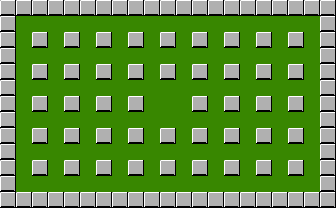

The image is a tile-based game level rendered from a .tmx file. Its description and complete source (layers, tilesets, objects, tile grids) follow:
An orthogonal 21x13 tile map with 16x16 px tiles, 2 tile layers (Grass, Walls), 2 tilesets and 49 objects (spawn-point, destructable-wall, balloon-enemy, lane-length-upgrade).

<map version="1.10" tiledversion="1.11.1-99-gec89c545" orientation="orthogonal" renderorder="right-down" width="21" height="13" tilewidth="16" tileheight="16" infinite="0" nextlayerid="8" nextobjectid="100">
 <tileset firstgid="1" name="Environment" tilewidth="16" tileheight="16" tilecount="322" columns="14">
  <image source="../sprites/spritesheet.png" width="224" height="383" />
 </tileset>
 <tileset firstgid="323" source="spritesheet_transparent.tsx" />
 <layer id="1" name="Grass" width="21" height="13">
  <data encoding="csv">
0,0,0,0,0,0,0,0,0,0,0,0,0,0,0,0,0,0,0,0,0,
0,57,57,57,57,57,57,57,57,57,57,57,57,57,57,57,57,57,57,57,0,
0,57,0,57,0,57,0,57,0,57,0,57,0,57,0,57,0,57,0,57,0,
0,57,57,57,57,57,57,57,57,57,57,57,57,57,57,57,57,57,57,57,0,
0,57,0,57,0,57,0,57,0,57,0,57,0,57,0,57,0,57,0,57,0,
0,57,57,57,57,57,57,57,57,57,57,57,57,57,57,57,57,57,57,57,0,
0,57,0,57,0,57,0,57,0,57,132,57,0,57,0,57,0,57,0,57,0,
0,57,57,57,57,57,57,57,57,57,57,57,57,57,57,57,57,57,57,57,0,
0,57,0,57,0,57,0,57,0,57,0,57,0,57,0,57,0,57,0,57,0,
0,57,57,57,57,57,57,57,57,57,57,57,57,57,57,57,57,57,57,57,0,
0,57,0,57,0,57,0,57,0,57,0,57,0,57,0,57,0,57,0,57,0,
0,57,57,57,57,57,57,57,57,57,57,57,57,57,57,57,57,57,57,57,0,
0,0,0,0,0,0,0,0,0,0,0,0,0,0,0,0,0,0,0,0,0
</data>
 </layer>
 <layer id="2" name="Walls" width="21" height="13">
  <properties>
   <property name="solid" type="bool" value="true" />
  </properties>
  <data encoding="csv">
46,46,46,46,46,46,46,46,46,46,46,46,46,46,46,46,46,46,46,46,46,
46,0,0,0,0,0,0,0,0,0,0,0,0,0,0,0,0,0,0,0,46,
46,0,46,0,46,0,46,0,46,0,46,0,46,0,46,0,46,0,46,0,46,
46,0,0,0,0,0,0,0,0,0,0,0,0,0,0,0,0,0,0,0,46,
46,0,46,0,46,0,46,0,46,0,46,0,46,0,46,0,46,0,46,0,46,
46,0,0,0,0,0,0,0,0,0,0,0,0,0,0,0,0,0,0,0,46,
46,0,46,0,46,0,46,0,46,0,0,0,46,0,46,0,46,0,46,0,46,
46,0,0,0,0,0,0,0,0,0,0,0,0,0,0,0,0,0,0,0,46,
46,0,46,0,46,0,46,0,46,0,46,0,46,0,46,0,46,0,46,0,46,
46,0,0,0,0,0,0,0,0,0,0,0,0,0,0,0,0,0,0,0,46,
46,0,46,0,46,0,46,0,46,0,46,0,46,0,46,0,46,0,46,0,46,
46,0,0,0,0,0,0,0,0,0,0,0,0,0,0,0,0,0,0,0,46,
46,46,46,46,46,46,46,46,46,46,46,46,46,46,46,46,46,46,46,46,46
</data>
 </layer>
 <objectgroup id="3" name="Spawn Points">
  <object id="1" template="../tiled-templates/spawn-point.tx" type="spawn-point" x="24" y="24" visible="1" />
  <object id="6" template="../tiled-templates/spawn-point.tx" x="312" y="24" />
  <object id="9" template="../tiled-templates/spawn-point.tx" x="24" y="185" />
  <object id="10" template="../tiled-templates/spawn-point.tx" x="312" y="185" />
 </objectgroup>
 <objectgroup id="4" name="Destructable Walls" visible="0">
  <object id="25" template="../tiled-templates/destructable-wall.tx" type="destructable-wall" x="80" y="48" />
  <object id="28" template="../tiled-templates/destructable-wall.tx" x="64" y="64" />
  <object id="29" template="../tiled-templates/destructable-wall.tx" x="48" y="80" />
  <object id="31" template="../tiled-templates/destructable-wall.tx" x="64" y="160" />
  <object id="33" template="../tiled-templates/destructable-wall.tx" x="96" y="32" />
  <object id="34" template="../tiled-templates/destructable-wall.tx" x="96" y="192" />
  <object id="35" template="../tiled-templates/destructable-wall.tx" x="80" y="176" />
  <object id="36" template="../tiled-templates/destructable-wall.tx" x="224" y="192" />
  <object id="37" template="../tiled-templates/destructable-wall.tx" x="224" y="32" />
  <object id="38" template="../tiled-templates/destructable-wall.tx" x="240" y="48" />
  <object id="41" template="../tiled-templates/destructable-wall.tx" x="240" y="176" />
  <object id="42" template="../tiled-templates/destructable-wall.tx" x="256" y="160" />
  <object id="43" template="../tiled-templates/destructable-wall.tx" x="272" y="80" />
  <object id="51" template="../tiled-templates/destructable-wall.tx" x="304" y="112" />
  <object id="52" template="../tiled-templates/destructable-wall.tx" x="256" y="64" />
  <object id="53" template="../tiled-templates/destructable-wall.tx" x="16" y="112" />
  <object id="54" template="../tiled-templates/destructable-wall.tx" x="48" y="144" width="16" height="16" />
  <object id="68" template="../tiled-templates/destructable-wall.tx" x="32" y="96" />
  <object id="69" template="../tiled-templates/destructable-wall.tx" x="288" y="96" />
  <object id="70" template="../tiled-templates/destructable-wall.tx" x="272" y="144" />
  <object id="79" template="../tiled-templates/destructable-wall.tx" x="32" y="128" />
  <object id="80" template="../tiled-templates/destructable-wall.tx" x="288" y="128" />
  <object id="81" template="../tiled-templates/destructable-wall.tx" x="112" y="96" />
  <object id="83" template="../tiled-templates/destructable-wall.tx" x="208" y="96" />
  <object id="84" template="../tiled-templates/destructable-wall.tx" x="208" y="128" />
  <object id="85" template="../tiled-templates/destructable-wall.tx" x="112" y="128" />
  <object id="86" template="../tiled-templates/destructable-wall.tx" x="80" y="112" />
  <object id="87" template="../tiled-templates/destructable-wall.tx" x="240" y="112" />
  <object id="88" template="../tiled-templates/destructable-wall.tx" x="160" y="64" />
  <object id="89" template="../tiled-templates/destructable-wall.tx" x="160" y="160" />
 </objectgroup>
 <objectgroup id="6" name="Enemies" visible="0">
  <object id="19" template="../tiled-templates/balloon-enemy.tx" type="balloon-enemy" x="112" y="64" />
  <object id="24" template="../tiled-templates/balloon-enemy.tx" x="112" y="160" />
  <object id="44" template="../tiled-templates/balloon-enemy.tx" x="160" y="96" />
  <object id="46" template="../tiled-templates/balloon-enemy.tx" x="208" y="160" />
  <object id="47" template="../tiled-templates/balloon-enemy.tx" x="160" y="128" />
  <object id="50" template="../tiled-templates/balloon-enemy.tx" x="208" y="64" />
 </objectgroup>
 <objectgroup id="7" name="Items" visible="0">
  <object id="59" template="../tiled-templates/lane-length-upgrade.tx" type="lane-length-upgrade" x="16" y="64" visible="1" />
  <object id="65" template="../tiled-templates/lane-length-upgrade.tx" x="16" y="160" />
  <object id="66" template="../tiled-templates/lane-length-upgrade.tx" x="304" y="160" />
  <object id="67" template="../tiled-templates/lane-length-upgrade.tx" x="304" y="64" />
  <object id="95" template="../tiled-templates/door.tx" x="48" y="32" />
  <object id="96" template="../tiled-templates/door.tx" x="48" y="192" />
  <object id="97" template="../tiled-templates/door.tx" x="272" y="192" />
  <object id="98" template="../tiled-templates/door.tx" x="272" y="32" />
  <object id="99" template="../tiled-templates/door.tx" x="160" y="112" />
 </objectgroup>
</map>
